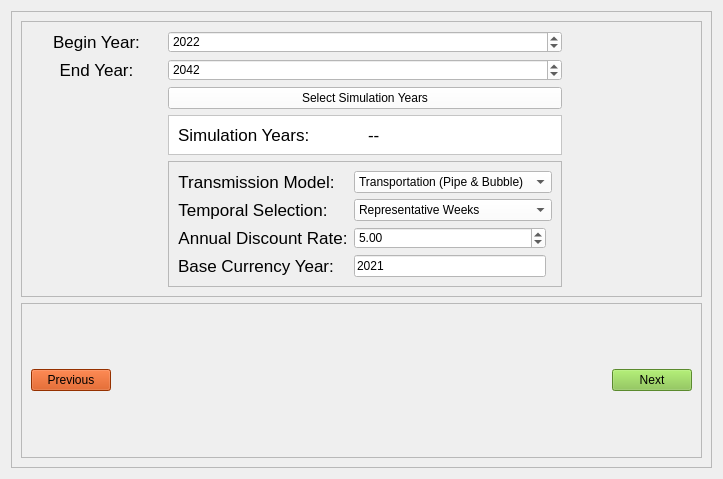
<?xml version="1.0" encoding="UTF-8"?>
<ui version="4.0">
 <class>planning_model</class>
 <widget class="QWidget" name="planning_model">
  <property name="geometry">
   <rect>
    <x>0</x>
    <y>0</y>
    <width>723</width>
    <height>479</height>
   </rect>
  </property>
  <property name="windowTitle">
   <string>Form</string>
  </property>
  <property name="styleSheet">
   <string notr="true">QLabel {
	font: 13pt;
}</string>
  </property>
  <layout class="QVBoxLayout" name="verticalLayout">
   <item>
    <widget class="QFrame" name="frame_2">
     <property name="frameShape">
      <enum>QFrame::StyledPanel</enum>
     </property>
     <property name="frameShadow">
      <enum>QFrame::Raised</enum>
     </property>
     <layout class="QGridLayout" name="gridLayout">
      <item row="2" column="1">
       <widget class="QFrame" name="frame_5">
        <property name="frameShape">
         <enum>QFrame::StyledPanel</enum>
        </property>
        <property name="frameShadow">
         <enum>QFrame::Raised</enum>
        </property>
        <layout class="QHBoxLayout" name="horizontalLayout">
         <item>
          <widget class="QPushButton" name="previous_button">
           <property name="styleSheet">
            <string notr="true">background-color: rgb(208, 69, 0);
font: 700 12pt &quot;Segoe UI&quot;;
</string>
           </property>
           <property name="text">
            <string>Previous</string>
           </property>
          </widget>
         </item>
         <item>
          <spacer name="horizontalSpacer">
           <property name="orientation">
            <enum>Qt::Horizontal</enum>
           </property>
           <property name="sizeHint" stdset="0">
            <size>
             <width>421</width>
             <height>20</height>
            </size>
           </property>
          </spacer>
         </item>
         <item>
          <widget class="QPushButton" name="next_button">
           <property name="styleSheet">
            <string notr="true">background-color: rgb(128, 193, 65);
font: 700 12pt &quot;Segoe UI&quot;;</string>
           </property>
           <property name="text">
            <string>Next</string>
           </property>
          </widget>
         </item>
        </layout>
       </widget>
      </item>
      <item row="0" column="1">
       <widget class="QFrame" name="frame">
        <property name="frameShape">
         <enum>QFrame::StyledPanel</enum>
        </property>
        <property name="frameShadow">
         <enum>QFrame::Raised</enum>
        </property>
        <layout class="QGridLayout" name="gridLayout_2">
         <item row="0" column="1">
          <widget class="QDateEdit" name="begin_date">
           <property name="styleSheet">
            <string notr="true">background-color: rgb(255, 255, 255);
</string>
           </property>
           <property name="displayFormat">
            <string>yyyy</string>
           </property>
           <property name="date">
            <date>
             <year>2022</year>
             <month>1</month>
             <day>1</day>
            </date>
           </property>
          </widget>
         </item>
         <item row="0" column="0">
          <widget class="QLabel" name="label_4">
           <property name="text">
            <string>Begin Year:</string>
           </property>
           <property name="alignment">
            <set>Qt::AlignCenter</set>
           </property>
          </widget>
         </item>
         <item row="1" column="0">
          <widget class="QLabel" name="label_6">
           <property name="text">
            <string>End Year:</string>
           </property>
           <property name="alignment">
            <set>Qt::AlignCenter</set>
           </property>
          </widget>
         </item>
         <item row="0" column="2">
          <spacer name="horizontalSpacer_2">
           <property name="orientation">
            <enum>Qt::Horizontal</enum>
           </property>
           <property name="sizeHint" stdset="0">
            <size>
             <width>40</width>
             <height>20</height>
            </size>
           </property>
          </spacer>
         </item>
         <item row="3" column="1">
          <widget class="QPushButton" name="select_years_button">
           <property name="styleSheet">
            <string notr="true">background-color: rgb(255, 255, 255);</string>
           </property>
           <property name="text">
            <string>Select Simulation Years</string>
           </property>
          </widget>
         </item>
         <item row="4" column="1">
          <widget class="QFrame" name="frame_6">
           <property name="styleSheet">
            <string notr="true">background-color: rgb(255, 255, 255);
border-color: rgb(0, 0, 0);</string>
           </property>
           <property name="frameShape">
            <enum>QFrame::StyledPanel</enum>
           </property>
           <property name="frameShadow">
            <enum>QFrame::Raised</enum>
           </property>
           <layout class="QGridLayout" name="gridLayout_4">
            <item row="2" column="0">
             <widget class="QLabel" name="label_8">
              <property name="text">
               <string>Simulation Years:</string>
              </property>
             </widget>
            </item>
            <item row="2" column="1">
             <widget class="QLabel" name="sim_years_label">
              <property name="text">
               <string>--</string>
              </property>
             </widget>
            </item>
           </layout>
          </widget>
         </item>
         <item row="1" column="1">
          <widget class="QDateEdit" name="end_date">
           <property name="styleSheet">
            <string notr="true">background-color: rgb(255, 255, 255);</string>
           </property>
           <property name="currentSection">
            <enum>QDateTimeEdit::YearSection</enum>
           </property>
           <property name="displayFormat">
            <string>yyyy</string>
           </property>
           <property name="date">
            <date>
             <year>2042</year>
             <month>1</month>
             <day>1</day>
            </date>
           </property>
          </widget>
         </item>
         <item row="4" column="0">
          <spacer name="horizontalSpacer_3">
           <property name="orientation">
            <enum>Qt::Horizontal</enum>
           </property>
           <property name="sizeHint" stdset="0">
            <size>
             <width>40</width>
             <height>20</height>
            </size>
           </property>
          </spacer>
         </item>
         <item row="5" column="1" rowspan="2">
          <widget class="QFrame" name="frame_3">
           <property name="frameShape">
            <enum>QFrame::StyledPanel</enum>
           </property>
           <property name="frameShadow">
            <enum>QFrame::Raised</enum>
           </property>
           <layout class="QGridLayout" name="gridLayout_3">
            <item row="5" column="0" alignment="Qt::AlignLeft">
             <widget class="QLabel" name="label_3">
              <property name="text">
               <string>Transmission Model:</string>
              </property>
              <property name="alignment">
               <set>Qt::AlignCenter</set>
              </property>
             </widget>
            </item>
            <item row="7" column="1" colspan="2">
             <widget class="QComboBox" name="temporal_box">
              <property name="styleSheet">
               <string notr="true">background-color: rgb(255, 255, 255);</string>
              </property>
              <item>
               <property name="text">
                <string>Representative Weeks</string>
               </property>
              </item>
              <item>
               <property name="text">
                <string>Peak Day</string>
               </property>
              </item>
              <item>
               <property name="text">
                <string>Seasonal Blocks (Upcoming)</string>
               </property>
              </item>
              <item>
               <property name="text">
                <string>8760 Analysis (Upcoming)</string>
               </property>
              </item>
             </widget>
            </item>
            <item row="11" column="0">
             <widget class="QLabel" name="label_7">
              <property name="text">
               <string>Base Currency Year:</string>
              </property>
             </widget>
            </item>
            <item row="11" column="1">
             <widget class="QLineEdit" name="base_currency_year">
              <property name="styleSheet">
               <string notr="true">background-color: rgb(255, 255, 255);</string>
              </property>
              <property name="text">
               <string>2021</string>
              </property>
             </widget>
            </item>
            <item row="7" column="0" alignment="Qt::AlignLeft">
             <widget class="QLabel" name="label_5">
              <property name="styleSheet">
               <string notr="true">color: rgb(0, 0, 0);</string>
              </property>
              <property name="text">
               <string>Temporal Selection:</string>
              </property>
              <property name="alignment">
               <set>Qt::AlignCenter</set>
              </property>
             </widget>
            </item>
            <item row="10" column="0" alignment="Qt::AlignLeft">
             <widget class="QLabel" name="label">
              <property name="text">
               <string>Annual Discount Rate:</string>
              </property>
              <property name="alignment">
               <set>Qt::AlignCenter</set>
              </property>
             </widget>
            </item>
            <item row="10" column="1">
             <widget class="QDoubleSpinBox" name="annual_discount_factor">
              <property name="styleSheet">
               <string notr="true">background-color: rgb(255, 255, 255);</string>
              </property>
              <property name="minimum">
               <double>0.500000000000000</double>
              </property>
              <property name="maximum">
               <double>50.000000000000000</double>
              </property>
              <property name="stepType">
               <enum>QAbstractSpinBox::DefaultStepType</enum>
              </property>
              <property name="value">
               <double>5.000000000000000</double>
              </property>
             </widget>
            </item>
            <item row="5" column="1" colspan="2">
             <widget class="QComboBox" name="transmission_box">
              <property name="styleSheet">
               <string notr="true">background-color: rgb(255, 255, 255);</string>
              </property>
              <item>
               <property name="text">
                <string>Transportation (Pipe &amp; Bubble)</string>
               </property>
              </item>
              <item>
               <property name="text">
                <string>Copper Sheet</string>
               </property>
              </item>
              <item>
               <property name="text">
                <string>DC Power Flow (Upcoming)</string>
               </property>
              </item>
             </widget>
            </item>
           </layout>
          </widget>
         </item>
        </layout>
       </widget>
      </item>
     </layout>
    </widget>
   </item>
  </layout>
 </widget>
 <resources/>
 <connections/>
</ui>
